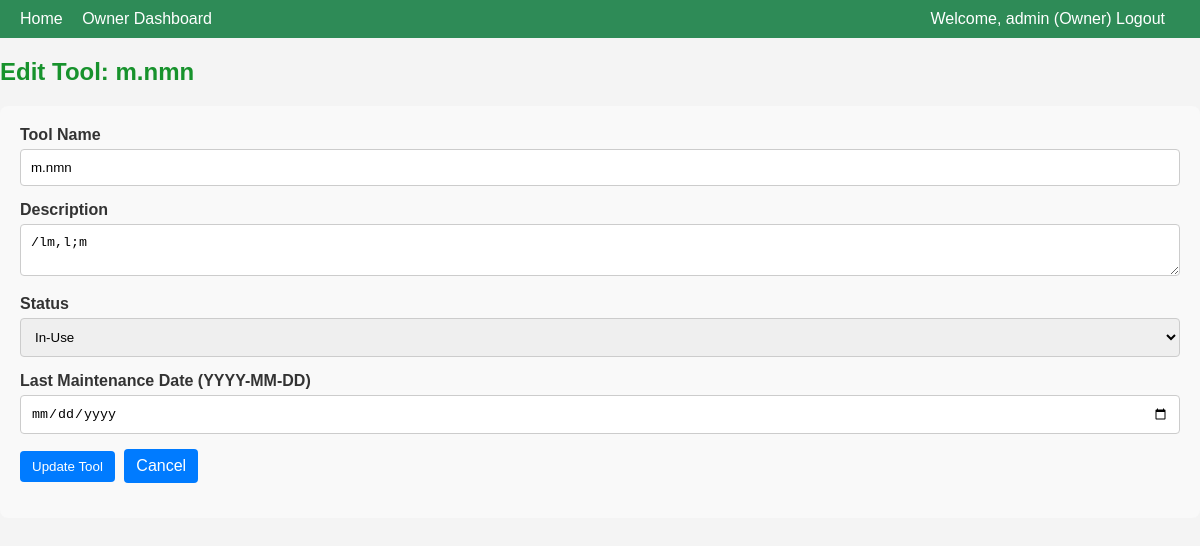
The page /owner/edit_tool/2 (signed in) on the database as committed earlier.
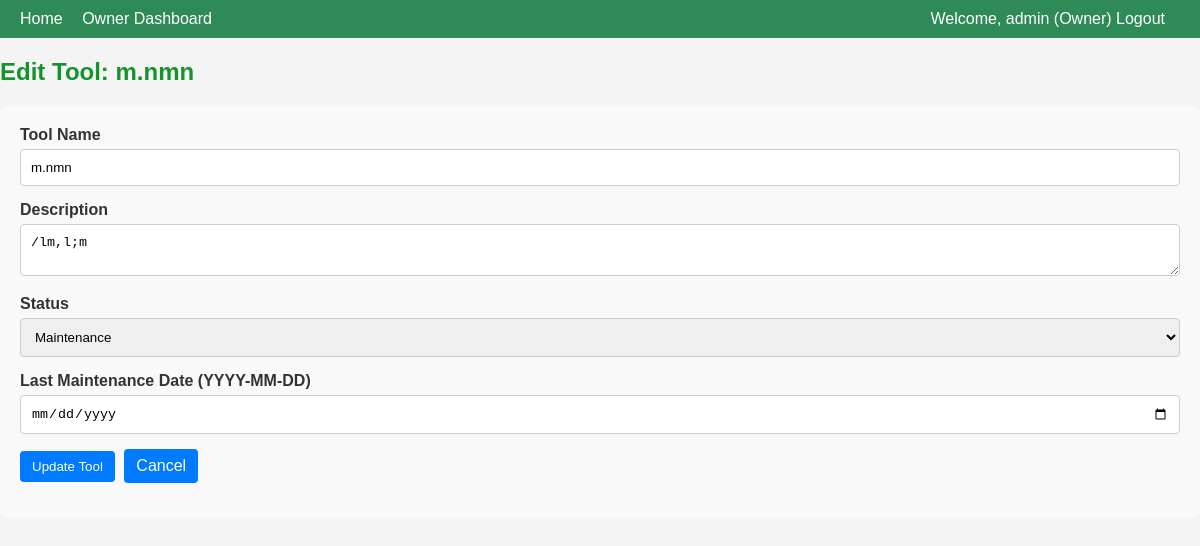
The same page on the database as committed later.
### models.py (models this page shows, shortened)
class Tool(db.Model):
    id = db.Column(db.Integer, primary_key=True)
    name = db.Column(db.String(100), nullable=False)
    description = db.Column(db.Text, nullable=True)
    status = db.Column(db.String(20), nullable=False, default='Available') # Available, In-Use, Maintenance
    last_maintenance = db.Column(db.DateTime, nullable=True)
    tasks = db.relationship('Task', backref='tool', lazy=True)
    issues = db.relationship('ToolIssue', backref='tool_affected', lazy=True)
    job_requests = db.relationship('JobRequest', backref='tool', lazy=True)

### app.py (the view, shortened to what this page needs)
@app.route('/owner/edit_tool/<int:tool_id>', methods=['GET', 'POST'])
@owner_required
def edit_tool(tool_id):
    tool = Tool.query.get_or_404(tool_id)
    form = EditToolForm(obj=tool)
    return render_template('owner/edit_tool.html', form=form, tool=tool)

### forms.py
class EditToolForm(FlaskForm):
    name = StringField('Tool Name', validators=[DataRequired(), Length(max=100)])
    description = TextAreaField('Description')
    status = SelectField('Status', choices=[('Available', 'Available'), ('In-Use', 'In-Use'), ('Maintenance', 'Maintenance')], validators=[DataRequired()])
    last_maintenance = DateField('Last Maintenance Date (YYYY-MM-DD)', format='%Y-%m-%d', description='Optional', render_kw={"placeholder": "YYYY-MM-DD"})
    submit = SubmitField('Update Tool')

### app.py (called while the page is built)
@login_manager.user_loader
def load_user(user_id):
    return User.query.get(int(user_id))

### templates/owner/edit_tool.html (shortened to what this page needs)
{% extends "base.html" %}
{% block content %}
    <h2>Edit Tool: {{ tool.name }}</h2>
    <form method="POST">
        <div>
            {{ form.name.label }}
            {{ form.name() }}
        </div>
        <div>
            {{ form.description.label }}
            {{ form.description() }}
        </div>
        <div>
            {{ form.status.label }}
            {{ form.status() }}
        </div>
        <div>
            {{ form.last_maintenance.label }}
            {{ form.last_maintenance() }}
        </div>
        <div>
            {{ form.submit(class="btn btn-primary") }}
            <a href="{{ url_for('owner_dashboard') }}" class="btn btn-secondary">Cancel</a>
        </div>
    </form>
{% endblock %}

Rows that differ between the two databases and show on the page:
changed Tool "m.nmn": status "In-Use" → "Maintenance"
